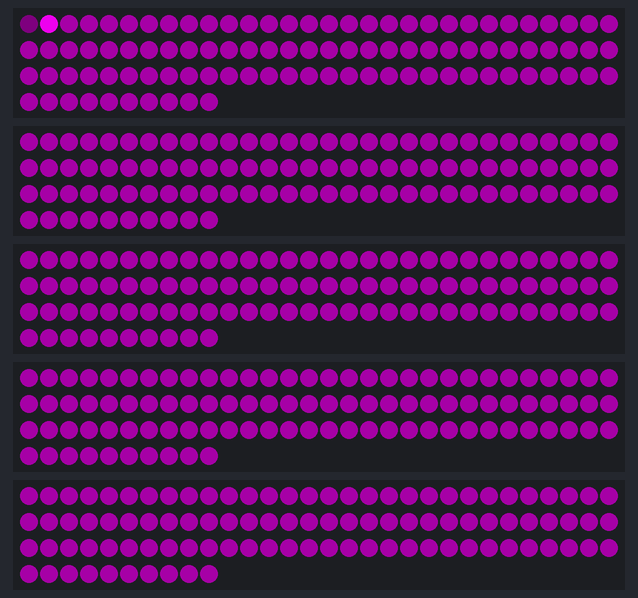
This sketch was run on a simulated ESP8266 (NodeMCU). Shown: 5 × 100 RGB LEDs in strip order, left to right, continuing on the next row. Dim RGB values are drawn brighter than linear; WiFi joins after 1.5 s; servers stay silent unless stated; the strip is taken to match the declared colour order; what the sketch prints to the serial monitor is not drawn.

Above: at 1.6 s.
At 22.0 s:
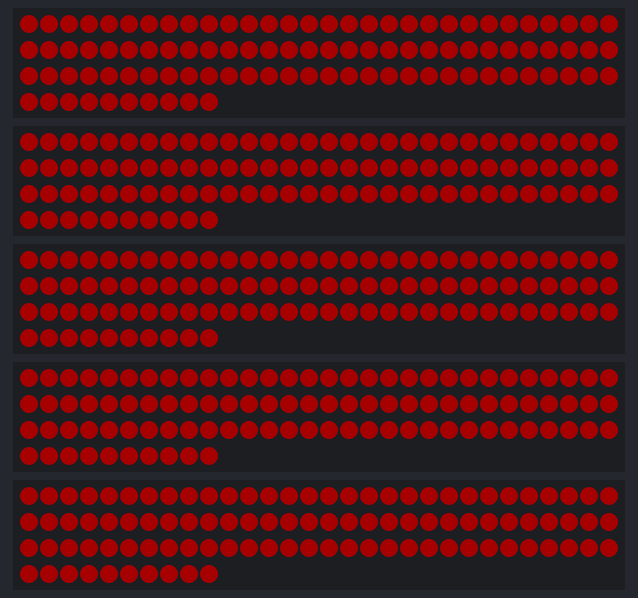
At 31.0 s:
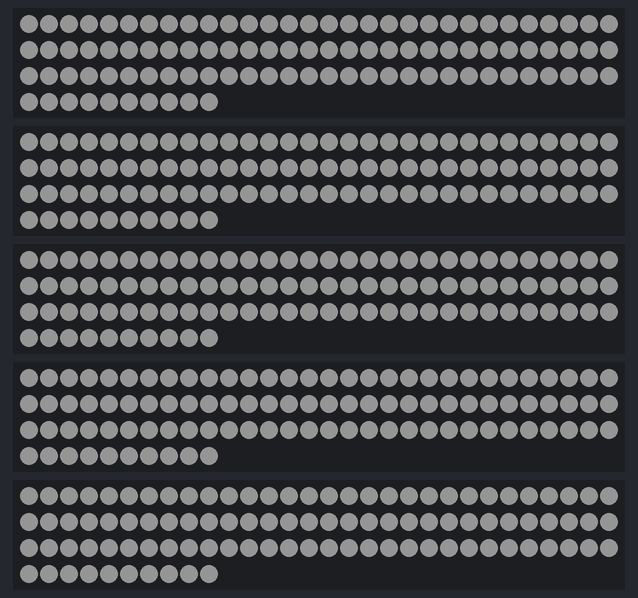

The sketch:

wifi_neo_pixel.ino
```cpp
#include <ESP8266WiFi.h>
#include <WiFiClient.h>
#include <ESP8266WebServer.h>
#include <ESP8266mDNS.h>
#include <Adafruit_NeoPixel.h>

#ifndef STASSID
#define STASSID "b1"
#define STAPSK  "ed174b4c5e"
#endif
#define LED_PIN0    14
#define LED_PIN1    15
#define LED_PIN2    12
#define LED_PIN3    4
#define LED_PIN4    13
#define LED_COUNT   100
#define TOTAL       500

const char* ssid     = STASSID;
const char* password = STAPSK;

ESP8266WebServer server(80);
Adafruit_NeoPixel strip0 = Adafruit_NeoPixel(LED_COUNT, LED_PIN0, NEO_RGB + NEO_KHZ400);
Adafruit_NeoPixel strip1 = Adafruit_NeoPixel(LED_COUNT, LED_PIN1, NEO_RGB + NEO_KHZ400);
Adafruit_NeoPixel strip2 = Adafruit_NeoPixel(LED_COUNT, LED_PIN2, NEO_RGB + NEO_KHZ400);
Adafruit_NeoPixel strip3 = Adafruit_NeoPixel(LED_COUNT, LED_PIN3, NEO_RGB + NEO_KHZ400);
Adafruit_NeoPixel strip4 = Adafruit_NeoPixel(LED_COUNT, LED_PIN4, NEO_RGB + NEO_KHZ400);

void handlePlain() {
    if (server.method() == HTTP_POST) {
        server.send(200, "text/plain",  "0");
        String s = server.arg("plain");
        for( int p=0; p<s.length()/6; p++ ) {
            int g = hex2int( s[p*6+0],s[p*6+1] );
            int r = hex2int( s[p*6+2],s[p*6+3] );
            int b = hex2int( s[p*6+4],s[p*6+5] );
            setPix(p,g,r,b);
        }
        showPix();
    }
}

int hex2int( int a, int b ) {
    int r = h2i( a )*16 + h2i(b);
    if( r < 0 ){
        r = 0;
    }
    if( r >255 ){
        r = 255;
    }
    return r;
}

int h2i ( int a ) {
    int r = a-'0';
    if( r>10 ) {
        r -= 7;
    }
    return r;
}

void setPix( int p, int r, int g, int b ) {
  int strip = p / 100;
  int led = p % 100;
  switch( strip )  {
      case 0:
          strip0.setPixelColor(led, strip0.Color(r,g,b));
          break;
      case 1:
          strip1.setPixelColor(led, strip1.Color(r,g,b));
          break;
      case 2:
          strip2.setPixelColor(led, strip2.Color(r,g,b));
          break;
      case 3:
          strip3.setPixelColor(led, strip3.Color(r,g,b));
          break;
      case 4:
          strip4.setPixelColor(led, strip4.Color(r,g,b));
          break;
  }
}

void showPix() {
    strip0.show();
    strip1.show();
    strip2.show();
    strip3.show();
    strip4.show();
}

void setup(void) {
    Serial.begin(115200);
    WiFi.begin(ssid, password);
    Serial.println("");
    // Wait for connection
    while (WiFi.status() != WL_CONNECTED) {
        delay(500);
        Serial.print(".");
    }
    Serial.println("");

    Serial.print("Connected to ");
    Serial.println(ssid);
    Serial.print("IP address:");
    Serial.println(WiFi.localIP());
    if (MDNS.begin("esp8266")) {
        Serial.println("MDNS responder started");
    }
    server.on("/led/", handlePlain);
    server.begin();
    Serial.println("HTTP server started");
    strip0.begin();
    strip1.begin();
    strip2.begin();
    strip3.begin();
    strip4.begin();
    for(int i=0; i<TOTAL; i++) {
        setPix(i,40,0,40);
    }
    showPix();
    for(int i=1; i<TOTAL; i++) {
        setPix(i,200,0,200);
        setPix(i-1,4,0,4);
        showPix();
        delay(10);
    }
    for( int n=0; n < 20; n++ ) {
        for(int i=0; i<TOTAL; i++) {
            setPix(i,20,20,20);
        }
        showPix();
        delay(200);
        for(int i=0; i<TOTAL; i++) {
            setPix(i,40,0,0);
       }
        showPix();
        delay(200);
    }
    for(int i=0; i<TOTAL; i++) {
            setPix(i,20,20,20);
    }
    showPix();
 }

void loop(void) {
    server.handleClient();
}
```
